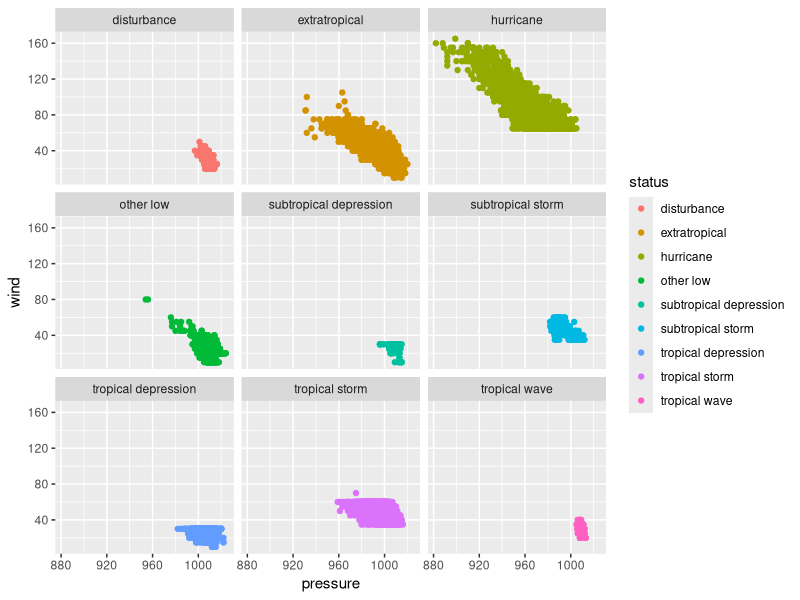

Source code (R):
library(tidyverse)
#load dataset dataframe
storms
ggplot(storms)+
  geom_point(mapping = aes(x = pressure ,y = wind , colour = status))+
  facet_wrap(~status)
